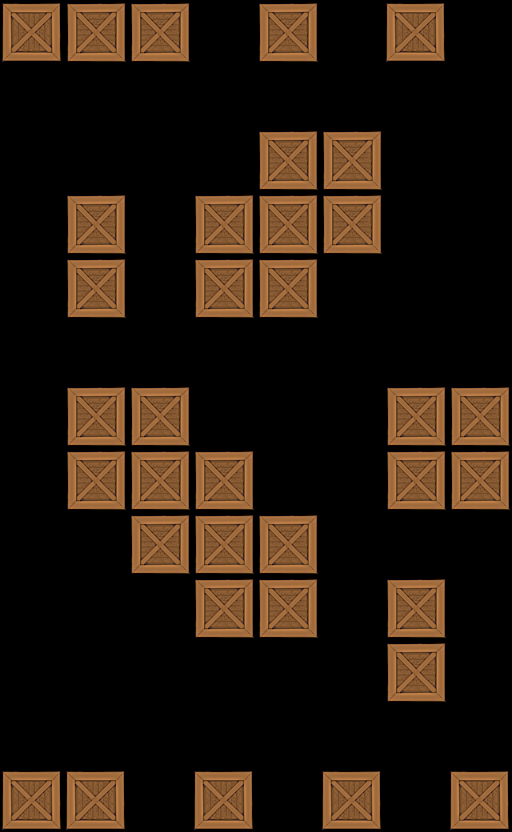

Tiled map render using the project's own tile images. Description and the map definition, with tile-layer contents summarised, below:
An orthogonal 8x13 tile map with 64x64 px tiles, 1 tile layer (Tile Layer 1).

<map version="1.0" orientation="orthogonal" width="8" height="13" tilewidth="64" tileheight="64">
 <tileset firstgid="1" name="crate" tilewidth="64" tileheight="64">
  <image source="../../crate3.png" width="64" height="64" />
 </tileset>
 <layer name="Tile Layer 1" width="8" height="13">
  <data>[104 cells, 35 non-empty, 1 distinct tile ids]</data>
 </layer>
</map>
